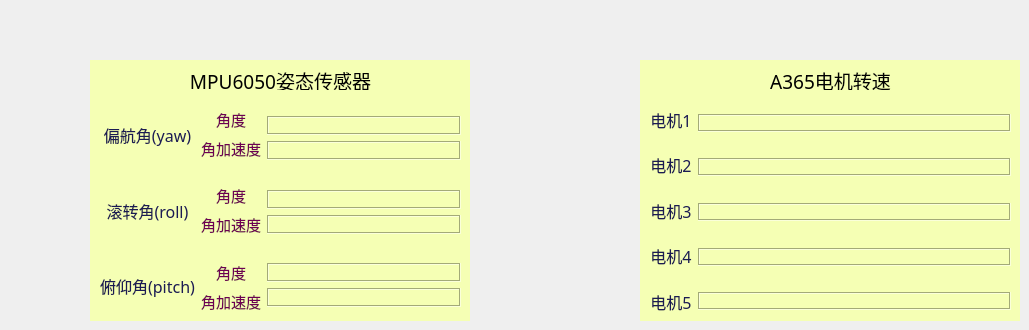
    <widget class="QWidget" name="tab_4">
     <attribute name="title">
      <string> 传感器 </string>
     </attribute>
     <widget class="QWidget" name="widget" native="true">
      <property name="geometry">
       <rect>
        <x>90</x>
        <y>60</y>
        <width>380</width>
        <height>261</height>
       </rect>
      </property>
      <property name="styleSheet">
       <string notr="true">background-color: rgb(245, 255, 180);</string>
      </property>
      <widget class="QWidget" name="horizontalLayoutWidget_8">
       <property name="geometry">
        <rect>
         <x>10</x>
         <y>40</y>
         <width>361</width>
         <height>221</height>
        </rect>
       </property>
       <layout class="QHBoxLayout" name="horizontalLayout" stretch="0,0,1">
        <item>
         <layout class="QVBoxLayout" name="verticalLayout_3">
          <item>
           <widget class="QLabel" name="label_18">
            <property name="font">
             <font>
              <family>华文楷体</family>
              <pointsize>12</pointsize>
             </font>
            </property>
            <property name="styleSheet">
             <string notr="true">color: rgb(27, 27, 83);</string>
            </property>
            <property name="frameShape">
             <enum>QFrame::NoFrame</enum>
            </property>
            <property name="text">
             <string>偏航角(yaw)</string>
            </property>
            <property name="textFormat">
             <enum>Qt::PlainText</enum>
            </property>
            <property name="alignment">
             <set>Qt::AlignCenter</set>
            </property>
           </widget>
          </item>
          <item>
           <widget class="QLabel" name="label_19">
            <property name="font">
             <font>
              <family>华文楷体</family>
              <pointsize>12</pointsize>
             </font>
            </property>
            <property name="styleSheet">
             <string notr="true">color: rgb(27, 27, 83);</string>
            </property>
            <property name="frameShape">
             <enum>QFrame::NoFrame</enum>
            </property>
            <property name="text">
             <string>滚转角(roll)</string>
            </property>
            <property name="textFormat">
             <enum>Qt::PlainText</enum>
            </property>
            <property name="alignment">
             <set>Qt::AlignCenter</set>
            </property>
           </widget>
          </item>
          <item>
           <widget class="QLabel" name="label_20">
            <property name="font">
             <font>
              <family>华文楷体</family>
              <pointsize>12</pointsize>
             </font>
            </property>
            <property name="styleSheet">
             <string notr="true">color: rgb(27, 27, 83);</string>
            </property>
            <property name="frameShape">
             <enum>QFrame::NoFrame</enum>
            </property>
            <property name="text">
             <string>俯仰角(pitch)</string>
            </property>
            <property name="textFormat">
             <enum>Qt::PlainText</enum>
            </property>
            <property name="alignment">
             <set>Qt::AlignCenter</set>
            </property>
           </widget>
          </item>
         </layout>
        </item>
        <item>
         <layout class="QVBoxLayout" name="verticalLayout_4">
          <item>
           <spacer name="verticalSpacer_4">
            <property name="orientation">
             <enum>Qt::Vertical</enum>
            </property>
            <property name="sizeHint" stdset="0">
             <size>
              <width>20</width>
              <height>30</height>
             </size>
            </property>
           </spacer>
          </item>
          <item>
           <widget class="QLabel" name="label_yaw">
            <property name="font">
             <font>
              <family>华文楷体</family>
              <pointsize>11</pointsize>
             </font>
            </property>
            <property name="styleSheet">
             <string notr="true">color: rgb(109, 0, 82);</string>
            </property>
            <property name="frameShape">
             <enum>QFrame::NoFrame</enum>
            </property>
            <property name="text">
             <string>角度</string>
            </property>
            <property name="textFormat">
             <enum>Qt::PlainText</enum>
            </property>
            <property name="alignment">
             <set>Qt::AlignCenter</set>
            </property>
           </widget>
          </item>
          <item>
           <widget class="QLabel" name="label_yaw_3">
            <property name="font">
             <font>
              <family>华文楷体</family>
              <pointsize>11</pointsize>
             </font>
            </property>
            <property name="styleSheet">
             <string notr="true">color: rgb(109, 0, 82);</string>
            </property>
            <property name="frameShape">
             <enum>QFrame::NoFrame</enum>
            </property>
            <property name="text">
             <string>角加速度</string>
            </property>
            <property name="textFormat">
             <enum>Qt::PlainText</enum>
            </property>
            <property name="alignment">
             <set>Qt::AlignCenter</set>
            </property>
           </widget>
          </item>
          <item>
           <spacer name="verticalSpacer">
            <property name="orientation">
             <enum>Qt::Vertical</enum>
            </property>
            <property name="sizeHint" stdset="0">
             <size>
              <width>20</width>
              <height>40</height>
             </size>
            </property>
           </spacer>
          </item>
          <item>
           <widget class="QLabel" name="label_roll">
            <property name="font">
             <font>
              <family>华文楷体</family>
              <pointsize>11</pointsize>
             </font>
            </property>
            <property name="styleSheet">
             <string notr="true">color: rgb(109, 0, 82);</string>
            </property>
            <property name="frameShape">
             <enum>QFrame::NoFrame</enum>
            </property>
            <property name="text">
             <string>角度</string>
            </property>
            <property name="textFormat">
             <enum>Qt::PlainText</enum>
            </property>
            <property name="alignment">
             <set>Qt::AlignCenter</set>
            </property>
           </widget>
          </item>
          <item>
           <widget class="QLabel" name="label_roll_3">
            <property name="font">
             <font>
              <family>华文楷体</family>
              <pointsize>11</pointsize>
             </font>
            </property>
            <property name="styleSheet">
             <string notr="true">color: rgb(109, 0, 82);</string>
            </property>
            <property name="frameShape">
             <enum>QFrame::NoFrame</enum>
            </property>
            <property name="text">
             <string>角加速度</string>
            </property>
            <property name="textFormat">
             <enum>Qt::PlainText</enum>
            </property>
            <property name="alignment">
             <set>Qt::AlignCenter</set>
            </property>
           </widget>
          </item>
          <item>
           <spacer name="verticalSpacer_2">
            <property name="orientation">
             <enum>Qt::Vertical</enum>
            </property>
            <property name="sizeHint" stdset="0">
             <size>
              <width>20</width>
              <height>40</height>
             </size>
            </property>
           </spacer>
          </item>
          <item>
           <widget class="QLabel" name="label_pitch">
            <property name="font">
             <font>
              <family>华文楷体</family>
              <pointsize>11</pointsize>
             </font>
            </property>
            <property name="styleSheet">
             <string notr="true">color: rgb(109, 0, 82);</string>
            </property>
            <property name="frameShape">
             <enum>QFrame::NoFrame</enum>
            </property>
            <property name="text">
             <string>角度</string>
            </property>
            <property name="textFormat">
             <enum>Qt::PlainText</enum>
            </property>
            <property name="alignment">
             <set>Qt::AlignCenter</set>
            </property>
           </widget>
          </item>
          <item>
           <widget class="QLabel" name="label_pitch_3">
            <property name="font">
             <font>
              <family>华文楷体</family>
              <pointsize>11</pointsize>
             </font>
            </property>
            <property name="styleSheet">
             <string notr="true">color: rgb(109, 0, 82);</string>
            </property>
            <property name="frameShape">
             <enum>QFrame::NoFrame</enum>
            </property>
            <property name="text">
             <string>角加速度</string>
            </property>
            <property name="textFormat">
             <enum>Qt::PlainText</enum>
            </property>
            <property name="alignment">
             <set>Qt::AlignCenter</set>
            </property>
           </widget>
          </item>
          <item>
           <spacer name="verticalSpacer_3">
            <property name="orientation">
             <enum>Qt::Vertical</enum>
            </property>
            <property name="sizeHint" stdset="0">
             <size>
              <width>20</width>
              <height>30</height>
             </size>
            </property>
           </spacer>
          </item>
         </layout>
        </item>
        <item>
         <layout class="QVBoxLayout" name="verticalLayout_11">
          <item>
           <spacer name="verticalSpacer_5">
            <property name="orientation">
             <enum>Qt::Vertical</enum>
            </property>
            <property name="sizeHint" stdset="0">
             <size>
              <width>20</width>
              <height>33</height>
             </size>
            </property>
           </spacer>
          </item>
          <item>
           <widget class="QLabel" name="label_yaw_v">
            <property name="font">
             <font>
              <family>Times New Roman</family>
              <pointsize>10</pointsize>
             </font>
            </property>
            <property name="frameShape">
             <enum>QFrame::Box</enum>
            </property>
            <property name="frameShadow">
             <enum>QFrame::Sunken</enum>
            </property>
            <property name="text">
             <string/>
            </property>
            <property name="textFormat">
             <enum>Qt::PlainText</enum>
            </property>
            <property name="alignment">
             <set>Qt::AlignCenter</set>
            </property>
           </widget>
          </item>
          <item>
           <widget class="QLabel" name="label_yaw_dot">
            <property name="font">
             <font>
              <family>Times New Roman</family>
              <pointsize>10</pointsize>
             </font>
            </property>
            <property name="frameShape">
             <enum>QFrame::Box</enum>
            </property>
            <property name="frameShadow">
             <enum>QFrame::Sunken</enum>
            </property>
            <property name="text">
             <string/>
            </property>
            <property name="textFormat">
             <enum>Qt::PlainText</enum>
            </property>
            <property name="alignment">
             <set>Qt::AlignCenter</set>
            </property>
           </widget>
          </item>
          <item>
           <spacer name="verticalSpacer_6">
            <property name="orientation">
             <enum>Qt::Vertical</enum>
            </property>
            <property name="sizeHint" stdset="0">
             <size>
              <width>20</width>
              <height>40</height>
             </size>
            </property>
           </spacer>
          </item>
          <item>
           <widget class="QLabel" name="label_roll_v">
            <property name="font">
             <font>
              <family>Times New Roman</family>
              <pointsize>10</pointsize>
             </font>
            </property>
            <property name="frameShape">
             <enum>QFrame::Box</enum>
            </property>
            <property name="frameShadow">
             <enum>QFrame::Sunken</enum>
            </property>
            <property name="text">
             <string/>
            </property>
            <property name="textFormat">
             <enum>Qt::PlainText</enum>
            </property>
            <property name="alignment">
             <set>Qt::AlignCenter</set>
            </property>
           </widget>
          </item>
          <item>
           <widget class="QLabel" name="label_roll_dot">
            <property name="font">
             <font>
              <family>Times New Roman</family>
              <pointsize>10</pointsize>
             </font>
            </property>
            <property name="frameShape">
             <enum>QFrame::Box</enum>
            </property>
            <property name="frameShadow">
             <enum>QFrame::Sunken</enum>
            </property>
            <property name="text">
             <string/>
            </property>
            <property name="textFormat">
             <enum>Qt::PlainText</enum>
            </property>
            <property name="alignment">
             <set>Qt::AlignCenter</set>
            </property>
           </widget>
          </item>
          <item>
           <spacer name="verticalSpacer_7">
            <property name="orientation">
             <enum>Qt::Vertical</enum>
            </property>
            <property name="sizeHint" stdset="0">
             <size>
              <width>20</width>
              <height>40</height>
             </size>
            </property>
           </spacer>
          </item>
          <item>
           <widget class="QLabel" name="label_pitch_v">
            <property name="font">
             <font>
              <family>Times New Roman</family>
              <pointsize>10</pointsize>
             </font>
            </property>
            <property name="frameShape">
             <enum>QFrame::Box</enum>
            </property>
            <property name="frameShadow">
             <enum>QFrame::Sunken</enum>
            </property>
            <property name="text">
             <string/>
            </property>
            <property name="textFormat">
             <enum>Qt::PlainText</enum>
            </property>
            <property name="alignment">
             <set>Qt::AlignCenter</set>
            </property>
           </widget>
          </item>
          <item>
           <widget class="QLabel" name="label_pitch_dot">
            <property name="font">
             <font>
              <family>Times New Roman</family>
              <pointsize>10</pointsize>
             </font>
            </property>
            <property name="frameShape">
             <enum>QFrame::Box</enum>
            </property>
            <property name="frameShadow">
             <enum>QFrame::Sunken</enum>
            </property>
            <property name="text">
             <string/>
            </property>
            <property name="textFormat">
             <enum>Qt::PlainText</enum>
            </property>
            <property name="alignment">
             <set>Qt::AlignCenter</set>
            </property>
           </widget>
          </item>
          <item>
           <spacer name="verticalSpacer_8">
            <property name="orientation">
             <enum>Qt::Vertical</enum>
            </property>
            <property name="sizeHint" stdset="0">
             <size>
              <width>20</width>
              <height>30</height>
             </size>
            </property>
           </spacer>
          </item>
         </layout>
        </item>
       </layout>
      </widget>
      <widget class="QLabel" name="label_21">
       <property name="geometry">
        <rect>
         <x>10</x>
         <y>10</y>
         <width>361</width>
         <height>20</height>
        </rect>
       </property>
       <property name="font">
        <font>
         <family>隶书</family>
         <pointsize>14</pointsize>
        </font>
       </property>
       <property name="text">
        <string>MPU6050姿态传感器</string>
       </property>
       <property name="textFormat">
        <enum>Qt::PlainText</enum>
       </property>
       <property name="alignment">
        <set>Qt::AlignCenter</set>
       </property>
      </widget>
     </widget>
     <widget class="QWidget" name="widget_2" native="true">
      <property name="geometry">
       <rect>
        <x>640</x>
        <y>60</y>
        <width>380</width>
        <height>261</height>
       </rect>
      </property>
      <property name="styleSheet">
       <string notr="true">background-color: rgb(245, 255, 180);</string>
      </property>
      <widget class="QLabel" name="label_26">
       <property name="geometry">
        <rect>
         <x>10</x>
         <y>10</y>
         <width>361</width>
         <height>20</height>
        </rect>
       </property>
       <property name="font">
        <font>
         <family>隶书</family>
         <pointsize>14</pointsize>
        </font>
       </property>
       <property name="text">
        <string>A365电机转速</string>
       </property>
       <property name="textFormat">
        <enum>Qt::PlainText</enum>
       </property>
       <property name="alignment">
        <set>Qt::AlignCenter</set>
       </property>
      </widget>
      <widget class="QWidget" name="horizontalLayoutWidget_10">
       <property name="geometry">
        <rect>
         <x>10</x>
         <y>40</y>
         <width>361</width>
         <height>221</height>
        </rect>
       </property>
       <layout class="QHBoxLayout" name="horizontalLayout_6" stretch="0,1">
        <item>
         <layout class="QVBoxLayout" name="verticalLayout_7">
          <item>
           <widget class="QLabel" name="label_27">
            <property name="font">
             <font>
              <family>华文楷体</family>
              <pointsize>12</pointsize>
             </font>
            </property>
            <property name="styleSheet">
             <string notr="true">color: rgb(27, 27, 83);</string>
            </property>
            <property name="frameShape">
             <enum>QFrame::NoFrame</enum>
            </property>
            <property name="text">
             <string>电机1</string>
            </property>
            <property name="textFormat">
             <enum>Qt::PlainText</enum>
            </property>
            <property name="alignment">
             <set>Qt::AlignCenter</set>
            </property>
           </widget>
          </item>
          <item>
           <widget class="QLabel" name="label_28">
            <property name="font">
             <font>
              <family>华文楷体</family>
              <pointsize>12</pointsize>
             </font>
            </property>
            <property name="styleSheet">
             <string notr="true">color: rgb(27, 27, 83);</string>
            </property>
            <property name="frameShape">
             <enum>QFrame::NoFrame</enum>
            </property>
            <property name="text">
             <string>电机2</string>
            </property>
            <property name="textFormat">
             <enum>Qt::PlainText</enum>
            </property>
            <property name="alignment">
             <set>Qt::AlignCenter</set>
            </property>
           </widget>
          </item>
          <item>
           <widget class="QLabel" name="label_29">
            <property name="enabled">
             <bool>true</bool>
            </property>
            <property name="font">
             <font>
              <family>华文楷体</family>
              <pointsize>12</pointsize>
             </font>
            </property>
            <property name="styleSheet">
             <string notr="true">color: rgb(27, 27, 83);</string>
            </property>
            <property name="frameShape">
             <enum>QFrame::NoFrame</enum>
            </property>
            <property name="text">
             <string>电机3</string>
            </property>
            <property name="textFormat">
             <enum>Qt::PlainText</enum>
            </property>
            <property name="alignment">
             <set>Qt::AlignCenter</set>
            </property>
           </widget>
          </item>
          <item>
           <widget class="QLabel" name="label_30">
            <property name="font">
             <font>
              <family>华文楷体</family>
              <pointsize>12</pointsize>
             </font>
            </property>
            <property name="styleSheet">
             <string notr="true">color: rgb(27, 27, 83);</string>
            </property>
            <property name="frameShape">
             <enum>QFrame::NoFrame</enum>
            </property>
            <property name="text">
             <string>电机4</string>
            </property>
            <property name="textFormat">
             <enum>Qt::PlainText</enum>
            </property>
            <property name="alignment">
             <set>Qt::AlignCenter</set>
            </property>
           </widget>
          </item>
          <item>
           <widget class="QLabel" name="label_31">
            <property name="font">
             <font>
              <family>华文楷体</family>
              <pointsize>12</pointsize>
             </font>
            </property>
            <property name="styleSheet">
             <string notr="true">color: rgb(27, 27, 83);</string>
            </property>
            <property name="frameShape">
             <enum>QFrame::NoFrame</enum>
            </property>
            <property name="text">
             <string>电机5</string>
            </property>
            <property name="textFormat">
             <enum>Qt::PlainText</enum>
            </property>
            <property name="alignment">
             <set>Qt::AlignCenter</set>
            </property>
           </widget>
          </item>
         </layout>
        </item>
        <item>
         <layout class="QVBoxLayout" name="verticalLayout_8">
          <item>
           <spacer name="verticalSpacer_9">
            <property name="orientation">
             <enum>Qt::Vertical</enum>
            </property>
            <property name="sizeHint" stdset="0">
             <size>
              <width>20</width>
              <height>33</height>
             </size>
            </property>
           </spacer>
          </item>
          <item>
           <widget class="QLabel" name="label_motor1">
            <property name="frameShape">
             <enum>QFrame::Box</enum>
            </property>
            <property name="frameShadow">
             <enum>QFrame::Sunken</enum>
            </property>
            <property name="text">
             <string/>
            </property>
            <property name="textFormat">
             <enum>Qt::PlainText</enum>
            </property>
            <property name="alignment">
             <set>Qt::AlignCenter</set>
            </property>
           </widget>
          </item>
          <item>
           <spacer name="verticalSpacer_10">
            <property name="orientation">
             <enum>Qt::Vertical</enum>
            </property>
            <property name="sizeHint" stdset="0">
             <size>
              <width>20</width>
              <height>40</height>
             </size>
            </property>
           </spacer>
          </item>
          <item>
           <widget class="QLabel" name="label_motor2">
            <property name="frameShape">
             <enum>QFrame::Box</enum>
            </property>
            <property name="frameShadow">
             <enum>QFrame::Sunken</enum>
            </property>
            <property name="text">
             <string/>
            </property>
            <property name="textFormat">
             <enum>Qt::PlainText</enum>
            </property>
            <property name="alignment">
             <set>Qt::AlignCenter</set>
            </property>
           </widget>
          </item>
          <item>
           <spacer name="verticalSpacer_11">
            <property name="orientation">
             <enum>Qt::Vertical</enum>
            </property>
            <property name="sizeHint" stdset="0">
             <size>
              <width>20</width>
              <height>40</height>
             </size>
            </property>
           </spacer>
          </item>
          <item>
           <widget class="QLabel" name="label_motor3">
            <property name="frameShape">
             <enum>QFrame::Box</enum>
            </property>
            <property name="frameShadow">
             <enum>QFrame::Sunken</enum>
            </property>
            <property name="text">
             <string/>
            </property>
            <property name="textFormat">
             <enum>Qt::PlainText</enum>
            </property>
            <property name="alignment">
             <set>Qt::AlignCenter</set>
            </property>
           </widget>
          </item>
          <item>
           <spacer name="verticalSpacer_12">
            <property name="orientation">
             <enum>Qt::Vertical</enum>
            </property>
            <property name="sizeHint" stdset="0">
             <size>
              <width>20</width>
              <height>40</height>
             </size>
            </property>
           </spacer>
          </item>
          <item>
           <widget class="QLabel" name="label_motor4">
            <property name="frameShape">
             <enum>QFrame::Box</enum>
            </property>
            <property name="frameShadow">
             <enum>QFrame::Sunken</enum>
            </property>
            <property name="text">
             <string/>
            </property>
            <property name="textFormat">
             <enum>Qt::PlainText</enum>
            </property>
            <property name="alignment">
             <set>Qt::AlignCenter</set>
            </property>
           </widget>
          </item>
          <item>
           <spacer name="verticalSpacer_13">
            <property name="orientation">
             <enum>Qt::Vertical</enum>
            </property>
            <property name="sizeHint" stdset="0">
             <size>
              <width>20</width>
              <height>40</height>
             </size>
            </property>
           </spacer>
          </item>
          <item>
           <widget class="QLabel" name="label_motor5">
            <property name="frameShape">
             <enum>QFrame::Box</enum>
            </property>
            <property name="frameShadow">
             <enum>QFrame::Sunken</enum>
            </property>
            <property name="text">
             <string/>
            </property>
            <property name="textFormat">
             <enum>Qt::PlainText</enum>
            </property>
            <property name="alignment">
             <set>Qt::AlignCenter</set>
            </property>
           </widget>
          </item>
          <item>
           <spacer name="verticalSpacer_14">
            <property name="orientation">
             <enum>Qt::Vertical</enum>
            </property>
            <property name="sizeHint" stdset="0">
             <size>
              <width>20</width>
              <height>30</height>
             </size>
            </property>
           </spacer>
          </item>
         </layout>
        </item>
       </layout>
      </widget>
     </widget>
    </widget>
